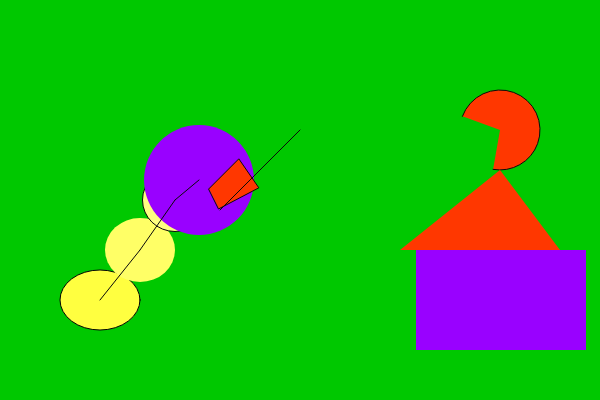
Frame 1 (no input)
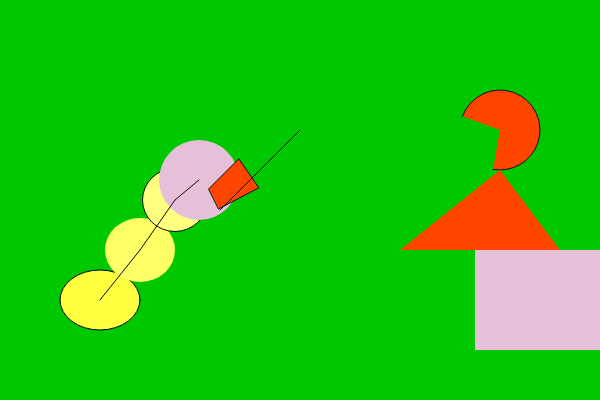
Frame 60 (no input)
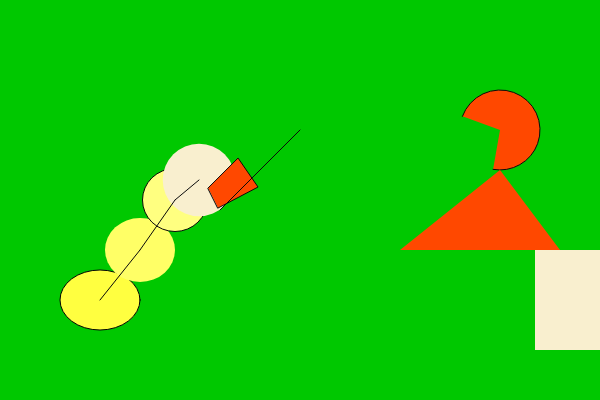
Frame 120 (the mouse pressed at the canvas centre since frame 60)

The p5.js sketch that drew these frames (run headless with seeded random() and noise() and a simulated clock; from frame 60 on, the mouse is pressed at the canvas centre):

// p5.js sketch
// ── sketch.js
function setup() {
  createCanvas(600, 400);
  background(0, 200, 0);
  startTime = millis();
}

function draw() {
  background(0, 200, 0);
  let elapsedTime = millis() - startTime;
  
  fill('#FFFF40');
  stroke(3);
  ellipse(100, 300, 80, 60);
  
  fill('#FFFF66')
  noStroke()
  ellipse(140, 250, 70, 64);
  
  fill('#FFFF80');
  stroke(10);
  ellipse(175, 200, 65, 63);
  
  let wave = (sin(elapsedTime * 0.1) + 1) / 2;
  
  let colorA = color('#FFFFCC');
  let colorB = color('#9900FF');
  
  let circleColor = lerpColor(colorA, colorB, wave);
  let circleSize = 70 + wave * 40;
  
  fill(circleColor);
  noStroke()
  circle(199, 180, circleSize);
  
  rectMode(CENTER);
  let range = width - 300; // 움직일 총 거리 조절
  let rectX = 500 + (frameCount % range);
  
  rect(rectX, 300 ,170, 100);
  
  stroke(10);
  line(100, 300, 140, 250);
  line(140, 250, 175, 200);
  line(175, 200, 199, 180);
  
  let randomColor = lerpColor(color(255, 0, 0), color(255, 255, 0), random(0, 0.3));
  fill(randomColor);
  
  let r = random(-2, 2);
  quad(220+r, 210+r, 260+r, 189+r, 240+r, 160+r, 210+r, 190+r);
  
  stroke(10)
  arc(500, 130, 80, 80, radians(200), radians(100))
  line(220, 210, 300, 130)
  noStroke()
  triangle(500, 170, 400, 250, 560, 250);
}
